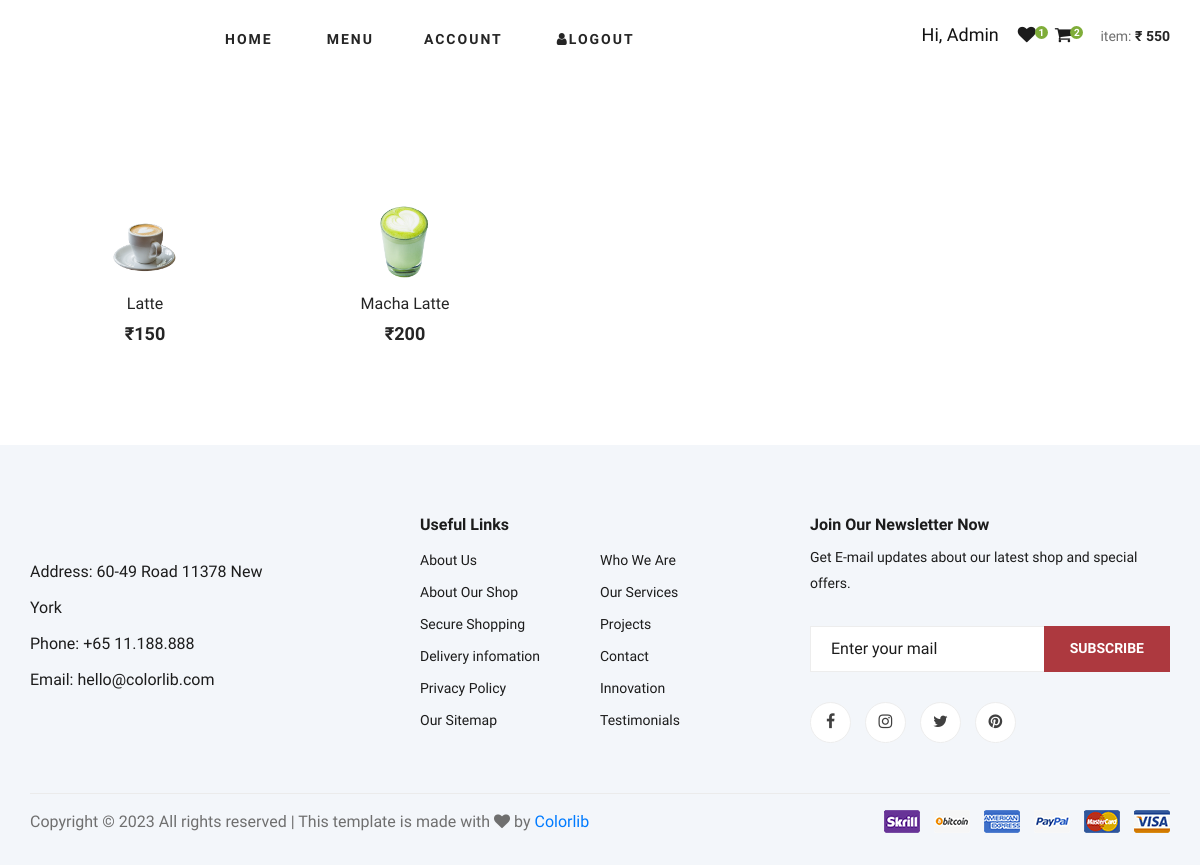
Screenshot of /usercategorywiseproducts/6/ (signed in) with the database file from the repository.
### Admin/models.py (models this page shows)
class Productregister(models.Model):
    pName = models.CharField(max_length=50, null=True)
    pImage = models.ImageField(upload_to='media', default='null.jpg')
    pPrice = models.CharField(max_length=50, null=True)
    pCategory = models.ForeignKey(Productcategory , on_delete=models.CASCADE, null=True)
    pQuantity = models.IntegerField(null=True)
    pStatus = models.IntegerField(default=0)

### User/views.py (the view)
# urls.py: path('usercategorywiseproducts/<int:cId>/', usercategorywiseproducts, name='usercategorywiseproducts'),
def usercategorywiseproducts(request, cId):
    if 'u_id' in request.session:
        category_id = Productcategory.objects.get(id = cId).id
        categorywise = Productregister.objects.filter(pCategory__id=category_id)
        usersession = request.session.get('u_id')
        user_id = Userregister.objects.get(id=usersession)
        cart_count = Cart.objects.filter(userid = user_id, status = 0).count()
        cart_total = Cart.objects.filter(userid = user_id, status = 0).aggregate(Sum('total'))
        wishlist_count = Wishlist.objects.filter(userid = user_id, status=0).count()
        categorydata = Productcategory.objects.all()
        return render(request, 'usercategorywiseproducts.html', {'categorywise':categorywise, 'cart_count':cart_count, 'cart_total':cart_total, 'wishlist_count':wishlist_count, 'categorydata':categorydata})
    else:
        return redirect('userlogin')

### User/templates/usercategorywiseproducts.html (shortened to what this page needs)
{% extends 'userindex.html' %}
{% block body %}
<div class="container">
    <main class="pagecontent" style="display: grid; grid-template-columns: repeat(5, minmax(130px, 1fr)); gap: 130px; margin-left: -150px; padding-left: 200px; margin-bottom: 50px;">
    {% for i in categorywise %}
    <form action="{% url 'carticon' i.id %}" method="post" enctype="multipart/form-data">
            <div class="featured__item">
                <div class="featured__item__pic set-bg" data-setbg="{{i.pImage.url}}" style="height: 100px; width: 125px; margin-top: 100px; object-fit: cover;">
                </div>
                <div class="featured__item__text">
                    <h6><a href="#">{{i.pName}}</a></h6>
                    <h5>₹{{i.pPrice}}</h5>
                </div>
            </div>
    </form>
    {% endfor %}
    </main>
</div>
{% endblock %}

### User/templates/userindex.html (shortened to what this page needs)
{% load static %}
<!DOCTYPE html>
<html lang="zxx">
  <head>
    <link rel="stylesheet" href="{% static 'css/bootstrap.min.css' %}" type="text/css" />
    <link rel="stylesheet" href="{% static 'css/font-awesome.min.css' %}" type="text/css" />
    <link rel="stylesheet" href="{% static 'css/elegant-icons.css' %}" type="text/css" />
    <link rel="stylesheet" href="{% static 'css/nice-select.css' %}" type="text/css" />
    <link rel="stylesheet" href="{% static 'css/jquery-ui.min.css' %}" type="text/css" />
    <link rel="stylesheet" href="{% static 'css/owl.carousel.min.css' %}" type="text/css" />
    <link rel="stylesheet" href="{% static 'css/slicknav.min.css' %}" type="text/css" />
    <link rel="stylesheet" href="https://cdnjs.cloudflare.com/ajax/libs/font-awesome/4.7.0/css/font-awesome.min.css">
    <link rel="stylesheet" href="{% static 'css/style.css' %}" type="text/css" />
  </head>
  <body>
    {% block header %}
    <header class="header">
      <div class="container">
        <div class="row">
          <div class="col-lg-2">
            {% if 'u_id' in request.session %}
            <div class="header__logo">
            </div>
            {% else %}
            <div class="header__logo">
              <a href="{% url 'userhomepage' %}"><img src="{% static 'img/logo3.png' %}" alt="" /></a>
            </div>
            {% endif %}
          </div>
          <div class="col-lg-7">
            <nav class="header__menu">
              <ul>
                {% if 'u_id' in request.session %}
                <li class=""><a href="{% url 'userhome' %}">Home</a></li>
                <li><a href="{% url 'usermainpage' %}">Menu</a>
                  <li><a href="">Account</a>
                  </li>
                  <li><a href="{% url 'userlogout' %}"><i class="fa fa-user"></i>Logout</a></li>
              </li>
              {% endif %}
              </ul>
            </nav>
          </div>
          <div class="col-lg-3">
            {% if 'u_id' in request.session %}
            <div class="header__cart" style="margin-left: -69px;">
              <ul>
                <li>
                  <h5>Hi, {{request.session.username}}</h5>
                </li>
                <li>
                  <a href="{% url 'wishlistview' %}"><i class="fa fa-heart"></i> <span>{{wishlist_count}}</span></a>
                </li>
                <li>
                  <a href="{% url 'carttotal' %}">
                    <i class="fa fa-shopping-cart"></i> <span>{{cart_count}}</span></a>
                </li>
              </ul>
              <div class="header__cart__price">item: <span>₹ {{cart_total.total__sum}}</span></div>
            </div>
            {% endif %}
          </div>
        </div>
      </div>
    </header>
    {% endblock %}
    {% block body %}{% endblock %}
    <footer class="footer spad">
      <div class="container">
        <div class="row">
          <div class="col-lg-3 col-md-6 col-sm-6">
            <div class="footer__about">
              <div class="footer__about__logo">
              </div>
              <ul>
                <li>Address: 60-49 Road 11378 New York</li>
                <li>Phone: +65 11.188.888</li>
                <li>Email: hello@colorlib.com</li>
              </ul>
            </div>
          </div>
          <div class="col-lg-4 col-md-6 col-sm-6 offset-lg-1">
            <div class="footer__widget">
              <h6>Useful Links</h6>
              <ul>
                <li><a href="#">About Us</a></li>
                <li><a href="#">About Our Shop</a></li>
                <li><a href="#">Secure Shopping</a></li>
                <li><a href="#">Delivery infomation</a></li>
                <li><a href="#">Privacy Policy</a></li>
                <li><a href="#">Our Sitemap</a></li>
              </ul>
              <ul>
                <li><a href="#">Who We Are</a></li>
                <li><a href="#">Our Services</a></li>
                <li><a href="#">Projects</a></li>
                <li><a href="#">Contact</a></li>
                <li><a href="#">Innovation</a></li>
                <li><a href="#">Testimonials</a></li>
              </ul>
            </div>
          </div>
          <div class="col-lg-4 col-md-12">
            <div class="footer__widget">
              <h6>Join Our Newsletter Now</h6>
              <p>
                Get E-mail updates about our latest shop and special offers.
              </p>
              <form action="#">
                <input type="text" placeholder="Enter your mail" />
                <button type="submit" class="site-btn">Subscribe</button>
              </form>
              <div class="footer__widget__social">
                <a href="#"><i class="fa fa-facebook"></i></a>
                <a href="#"><i class="fa fa-instagram"></i></a>
                <a href="#"><i class="fa fa-twitter"></i></a>
                <a href="#"><i class="fa fa-pinterest"></i></a>
              </div>
            </div>
          </div>
        </div>
        <div class="row">
          <div class="col-lg-12">
            <div class="footer__copyright">
              <div class="footer__copyright__text">
                <p>
                  Copyright &copy;
                  All rights reserved | This template is made with
                  <i class="fa fa-heart" aria-hidden="true"></i> by
                  <a href="https://colorlib.com" target="_blank">Colorlib</a>
                </p>
              </div>
              <div class="footer__copyright__payment">
                <img src="{% static 'img/payment-item.png' %}" alt="" />
              </div>
            </div>
          </div>
        </div>
      </div>
    </footer>
  </body>
</html>

### static/userstatic/css/style.css (style rules this page uses)
html, body { height: 100%; font-family: "Cairo", sans-serif; -webkit-font-smoothing: antialiased; font-smoothing: antialiased; }
h1, h2, h3, h4, h5, h6 { margin: 0; color: #111111; font-weight: 400; font-family: "Cairo", sans-serif; }
h5 { font-size: 18px; }
h6 { font-size: 16px; }
p { font-size: 16px; font-family: "Cairo", sans-serif; color: #6f6f6f; font-weight: 400; line-height: 26px; margin: 0 0 15px 0; }
img { max-width: 100%; }
ul, ol { padding: 0; margin: 0; }
.set-bg { background-repeat: no-repeat; background-size: cover; background-position: top center; }
.spad { padding-top: 100px; padding-bottom: 100px; }
.site-btn { font-size: 14px; color: #ffffff; font-weight: 800; text-transform: uppercase; display: inline-block; padding: 13px 30px 12px; background: #ad393f; border: none; }
.header__logo { padding: 15px 0; }
.header__menu { padding: 24px 0; }
.header__menu ul li { list-style: none; display: inline-block; margin-right: 50px; position: relative; }
.header__menu ul li:last-child { margin-right: 0; }
.header__menu ul li a { font-size: 14px; color: #252525; text-transform: uppercase; font-weight: 700; letter-spacing: 2px; -webkit-transition: all, 0.3s; -moz-transition: all, 0.3s; -ms-transition: all, 0.3s; -o-transition: all, 0.3s; transition: all, 0.3s; padding: 5px 0; display: block; }
.header__cart { text-align: right; padding: 24px 0; }
.header__cart ul { display: inline-block; margin-right: 25px; }
.header__cart ul li { list-style: none; display: inline-block; margin-right: 15px; }
.header__cart ul li:last-child { margin-right: 0; }
.header__cart ul li a { position: relative; }
.header__cart ul li a i { font-size: 18px; color: #1c1c1c; }
.header__cart ul li a span { height: 13px; width: 13px; background: #7fad39; font-size: 10px; color: #ffffff; line-height: 13px; text-align: center; font-weight: 700; display: inline-block; border-radius: 50%; position: absolute; top: 0; right: -12px; }
.header__cart .header__cart__price { font-size: 14px; color: #6f6f6f; display: inline-block; }
.header__cart .header__cart__price span { color: #252525; font-weight: 700; }
.featured__item { margin-bottom: 50px; }
.featured__item__pic { height: 270px; position: relative; overflow: hidden; background-position: center center; }
.featured__item__text { text-align: center; padding-top: 15px; }
.featured__item__text h6 { margin-bottom: 10px; }
.featured__item__text h6 a { color: #252525; }
.featured__item__text h5 { color: #252525; font-weight: 700; }
.footer { background: #F3F6FA; padding-top: 70px; padding-bottom: 0; }
.footer__about { margin-bottom: 30px; }
.footer__about ul li { font-size: 16px; color: #1c1c1c; line-height: 36px; list-style: none; }
.footer__about__logo { margin-bottom: 15px; }
.footer__widget { margin-bottom: 30px; overflow: hidden; }
.footer__widget h6 { color: #1c1c1c; font-weight: 700; margin-bottom: 10px; }
.footer__widget ul { width: 50%; float: left; }
.footer__widget ul li { list-style: none; }
.footer__widget ul li a { color: #1c1c1c; font-size: 14px; line-height: 32px; }
.footer__widget p { font-size: 14px; color: #1c1c1c; margin-bottom: 30px; }
.footer__widget form { position: relative; margin-bottom: 30px; }
.footer__widget form input { width: 100%; font-size: 16px; padding-left: 20px; color: #1c1c1c; height: 46px; border: 1px solid #ededed; }
.footer__widget form input::placeholder { color: #1c1c1c; }
.footer__widget form button { position: absolute; right: 0; top: 0; padding: 0 26px; height: 100%; }
.footer__widget .footer__widget__social a { display: inline-block; height: 41px; width: 41px; font-size: 16px; color: #404040; border: 1px solid #ededed; border-radius: 50%; line-height: 38px; text-align: center; background: #ffffff; -webkit-transition: all, 0.3s; -moz-transition: all, 0.3s; -ms-transition: all, 0.3s; -o-transition: all, 0.3s; transition: all, 0.3s; margin-right: 10px; }
.footer__widget .footer__widget__social a:last-child { margin-right: 0; }
.footer__copyright { border-top: 1px solid #ebebeb; padding: 15px 0; overflow: hidden; margin-top: 20px; }
.footer__copyright__text { font-size: 14px; color: #1c1c1c; float: left; line-height: 25px; }
.footer__copyright__payment { float: right; }
@media only screen and (min-width: 1200px) { .container { max-width: 1170px; } }

### rows the page displays
Productregister: shows a picture, pName "Latte", pPrice "150"
Productregister: shows a picture, pName "Macha Latte", pPrice "200"

### other values shown
{{ request.session.username }} "Admin"
{{ wishlist_count }} "1"
{{ cart_count }} "2"
{{ cart_total.total__sum }} "550"
